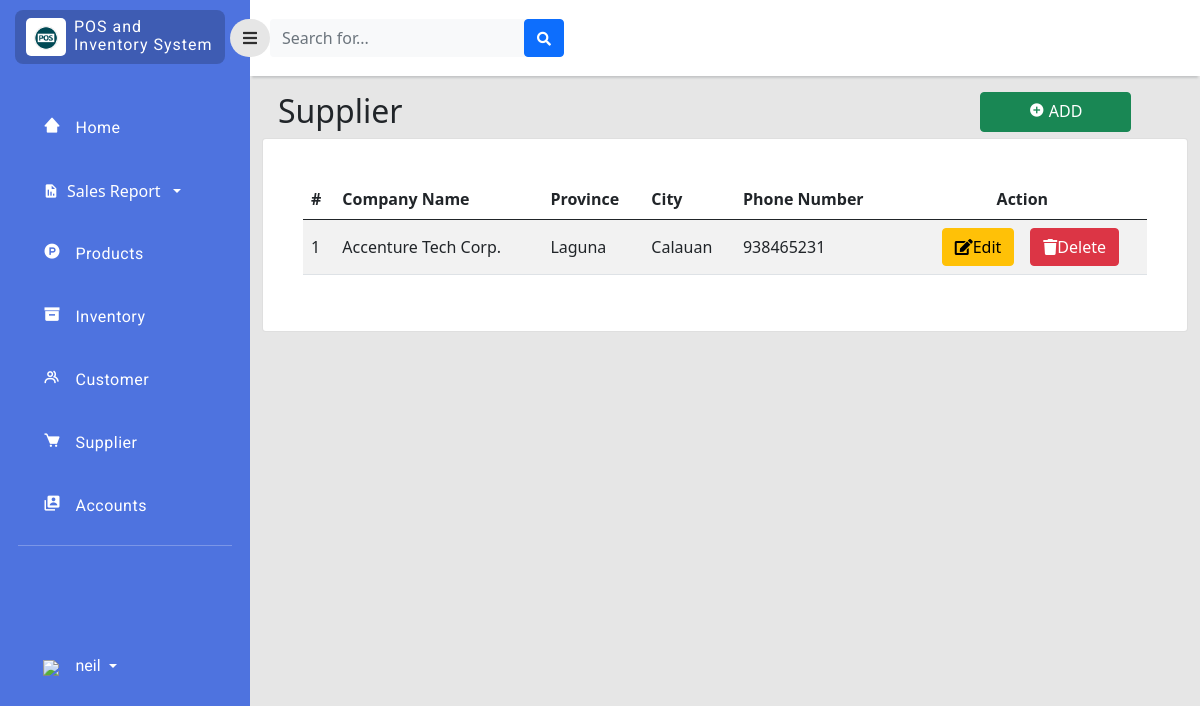
Before: /php/supplier.php (signed in) with the older database file.
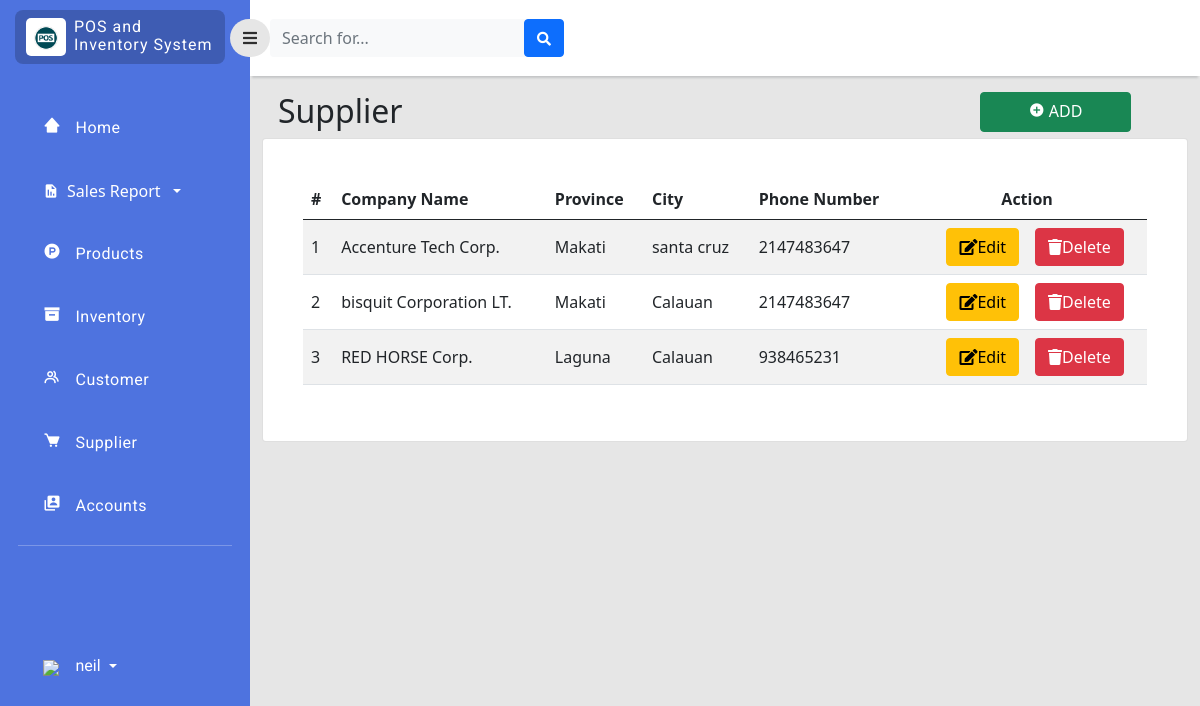
After: the same page with the newer database file.
### tables this page shows
CREATE TABLE `supplier` (
  `supplier_id` int(11) NOT NULL,
  `company_name` varchar(255) NOT NULL,
  `location_id` int(255) NOT NULL,
  `phone_no` int(11) NOT NULL
);

CREATE TABLE `location` (
  `location_id` int(11) NOT NULL,
  `province` varchar(255) NOT NULL,
  `city` varchar(255) NOT NULL
);

### php/supplier.php (the view, shortened to what this page needs)
<?php
include 'connection.php';
?>
<!doctype html>
<html lang="en">
  <head>
    <link href="https://cdn.jsdelivr.net/npm/bootstrap@5.0.2/dist/css/bootstrap.min.css" rel="stylesheet"
>
    <link rel="stylesheet" type="text/css" href="../style/dash.css">
    <link
      href="https://cdnjs.cloudflare.com/ajax/libs/font-awesome/5.15.1/css/all.min.css"
      rel="stylesheet"
    />
    <link href='https://unpkg.com/boxicons@2.1.2/css/boxicons.min.css' rel='stylesheet'>
    </head>
    <body>
    <div class="page">
        <div class="sidebar">
            <div class="sidebar-header">
                <div class="sidebar-logo-container">
                    <div class="logo-container">
                        <img class="logo-sidebar" src="../image/logo.png" />
                    </div>
                    <div class="sys-name-container mt-2">
                        <p class="sys-name">
                            POS and <br>
                            <span class="brand-subname">
                            Inventory System
                            </span>
                        </p>
                    </div>
                </div>
            </div>
            <div class="sidebar-body">
                <ul class="navigation-list">
                    <li class="navigation-list-item">
                        <a class="navigation-link" href="dashboard.php">
                            <div class="row">
                                <div class="col-2">
                                    <i class='bx bxs-home-alt-2'></i>
                                </div>
                                <div class="col-9">
                                    Home
                                </div>
                            </div>
                        </a>
                    </li>
                   <li class="navigation-list-item">
                        <a href="#submenu1" data-bs-toggle="collapse" class="d-flex align-items-center text-white text-decoration-none dropdown-toggle" >
                            <i class='bx bxs-report bi'></i><span class="mx-2 text-white ">Sales Report</span></a>
                    </li>
                    <li class="navigation-list-item">
                        <a class="navigation-link" href="product.php">
                            <div class="row">
                                <div class="col-2">
                                    <i class='bx bxl-product-hunt' ></i>
                                </div>
                                <div class="col-9">
                                    Products
                                </div>
                            </div>
                        </a>
                    </li>
                    <li class="navigation-list-item">
                        <a class="navigation-link" href="inventory.php">
                            <div class="row">
                                <div class="col-2">
                                    <i class='bx bxs-box'></i>
                                </div>
                                <div class="col-9">
                                    Inventory
                                </div>
                            </div>
                        </a>
                    </li>
                    <li class="navigation-list-item">
                        <a class="navigation-link" href="customer.php">
                            <div class="row">
                                <div class="col-2">
                                    <i class='bx bx-group'></i>
                                </div>
                                <div class="col-9">
                                    Customer
                                </div>
                            </div>
                        </a>
                    </li>
                    <li class="navigation-list-item">
                        <a class="navigation-link" href="supplier.php">
                            <div class="row">
                                <div class="col-2">
                                    <i class='bx bxs-cart' ></i>
                                </div>
                                <div class="col-9">
                                    Supplier
                                </div>
                            </div>
                        </a>
                    </li>
                    <li class="navigation-list-item">
                        <a class="navigation-link" href="user_manager.php">
                            <div class="row">
                                <div class="col-2">
                                    <i class='bx bxs-user-account'></i>
                                </div>
                                <div class="col-9">
                                    Accounts
                                </div>
                            </div>
                        </a>
                    </li>
                     <hr style="color:rgb(255, 255, 255);margin-top:10px;">
                     <li class="navigation-list-item" style="margin-top:45%;">
                        <div class="dropdown pb-1">
                            <a href="#" class="d-flex align-items-center text-white text-decoration-none dropdown-toggle" id="dropdownUser1" data-bs-toggle="dropdown" aria-expanded="false">
                                <div class="col-2">
                                    <img src="../image/user_35px.png" />
                                </div>
                                <span class="d-none d-sm-inline mx-1"><?php echo $_SESSION["username"];  ?></span>
                            </a>
                        </div>
                    </li>
                </ul>
            </div>
        </div>
        <div class="content">
            <div class="navigationBar">
                <button id="sidebarToggle" class="btn sidebarToggle">
                    <i class="fas fa-bars"></i>
                </button>
                <form class="d-none d-sm-inline-block form-inline mr-auto ml-md-3 my-2 my-md-0 mw-100 navbar-search">
                    <div class="input-group">
                        <input type="text" class="form-control bg-light border-0 small" placeholder="Search for..."aria-label="Search" aria-describedby="basic-addon2">
                        <div class="input-group-append">
                            <button class="btn btn-primary" type="button">
                                <i class="fas fa-search fa-sm"></i>
                            </button>
                        </div>
                    </div>
                </form>
            </div>
               <div class="col py-3 d-flex justify-content-center overflow-auto">
                <div class="container-fluid">
                    <div class="row">
                        <div class="col d-flex justify-content">
                            <br>
                            <div class="w-50">
                                <h2 class="text-dark text-start ps-3 ">Supplier</h2>
                            </div>
                            <div class="position-left w-50">
                                <button type="button" class="btn btn-success px-5 pb-2" data-bs-toggle="modal" data-bs-target="#create" style="margin-left: 55%"><b><i class='bx bxs-plus-circle'></i> </b> ADD</button>
                            </div>
                        </div>
                    </div>
                    <div class="row">
                        <div class="col ">
                            <div class="card">
                                <div class="card-body rounded-3 m-4 table-responsive-lg">
                                    <table class="table table-striped align-middle">
                                        <thead>
                                            <tr>
                                                <th scope="col">#</th>
                                                <th scope="col">Company Name</th>
                                                <th scope="col">Province</th>
                                                <th scope="col">City</th>
                                                <th scope="col">Phone Number</th>
                                                <th scope="col" style="text-align: center;">Action</th>
                                            </tr>
                                        </thead>
                                        <tbody>
                                             <?php
                                            $query_run = mysqli_query($con,"SELECT * FROM supplier");
                                            $sql_run = mysqli_query($con,"SELECT * FROM location");
                                            while ($row=mysqli_fetch_assoc($query_run) AND $rows=mysqli_fetch_assoc($sql_run)) { ?>
                                            <tr>
                                                <td><?php echo $row['supplier_id'];  ?></td>
                                                <td><?php echo $row['company_name'];  ?></td>
                                                <td><?php echo $rows['province'];  ?></td>
                                                <td><?php echo $rows['city'];  ?></td>
                                                <td><?php echo $row['phone_no'];  ?></td>
                                                <td>
                                                    <div class="d-flex flex-row justify-content-center">
                                                        <button class="btn btn-warning editbtn mx-3" data-toggle="modal" type="button"><i class="fas fa-edit" data-toggle="tooltip" title="edit"></i>Edit</button>
                                                        <button class="btn btn-danger deletebtn" data-toggle="modal" type="button"><i class="fas fa-trash" data-toggle="tooltip" title="edit"></i>Delete</button>
                                                    </div>
                                                </td>
                                            </tr>
                                        <?php } ?>
                                        </tbody>
                                    </table>
                                </div>
                            </div>
                        </div>
                    </div>
                </div>
            </div>
        </div>
    </div>
</body>
</html>

### style/dash.css (style rules this page uses)
body { background-color: #e6e6e6; }
.page .sidebar { background: rgb(78, 115, 223); position: fixed; top: 0; left: 0; width: 250px; height: 100vh; overflow-y: auto; overflow-x: hidden; transition: all 0.3s ease; }
.page .content { margin-left: 250px; transition: all 0.3s ease; }
.navigationBar { background-color: white; height: 50px; display: flex; padding: 38px 0px; align-items: center; box-shadow: 0 4px 2px -2px #c5c6c7; }
.sidebarToggle { font-size: 16px; color: rgb(0, 0, 0, 0.8); margin-left: -20px; z-index: 999; border-radius: 50px; background-color: #e6e6e6; transition: all 0.3s ease; outline: none!important; box-shadow: none!important; }
.sidebar-header { padding: 10px 25px 10px 15px; }
.sidebar-logo-container { background-color: rgb(0, 0, 0, 0.2); border-radius: 8px; padding-left: 3px; display: flex; }
.logo-container { max-width: 40px; background-color: #fff; border-radius: 5px; margin: 8px; padding: 6px 8px; }
.logo-sidebar { width: 100%; height: auto; }
.sys-name { color: white; margin: 0px; line-height: 1.1rem; font-size: 16px; letter-spacing: 1px; font-family: 'Roboto', sans-serif; }
.navigation-list { list-style-type:none; padding: 0px 18px; margin-top: 30px; }
.navigation-list-item { padding: 12px 18px 12px 25px; margin: 15px 0px; border-radius: 8px; }
.navigation-link { color: #fff; letter-spacing: 0.5px; font-weight: 400; text-decoration: none; font-size: 16px; font-family: 'Roboto', sans-serif; }
.navigation-link i { font-size: 18px; color: #fff; }
.navigation-list-item .dropdown span { text-decoration: none; font-size: 16px; font-family: 'Roboto', sans-serif; }

Changed rows visible on the page:
removed location: $row['supplier_id'] "1", $row['company_name'] "Accenture Tech Corp.", province "Laguna", city "Calauan", $row['phone_no'] "938465231"
added location: $row['supplier_id'] "1", $row['company_name'] "Accenture Tech Corp.", province "Makati", city "santa cruz", $row['phone_no'] "2147483647"
added location: province "Makati", city "Calauan"
added supplier: supplier_id "2", company_name "bisquit Corporation LT.", phone_no "2147483647"
added location: province "Laguna", city "Calauan"
added supplier: supplier_id "3", company_name "RED HORSE Corp.", phone_no "938465231"
